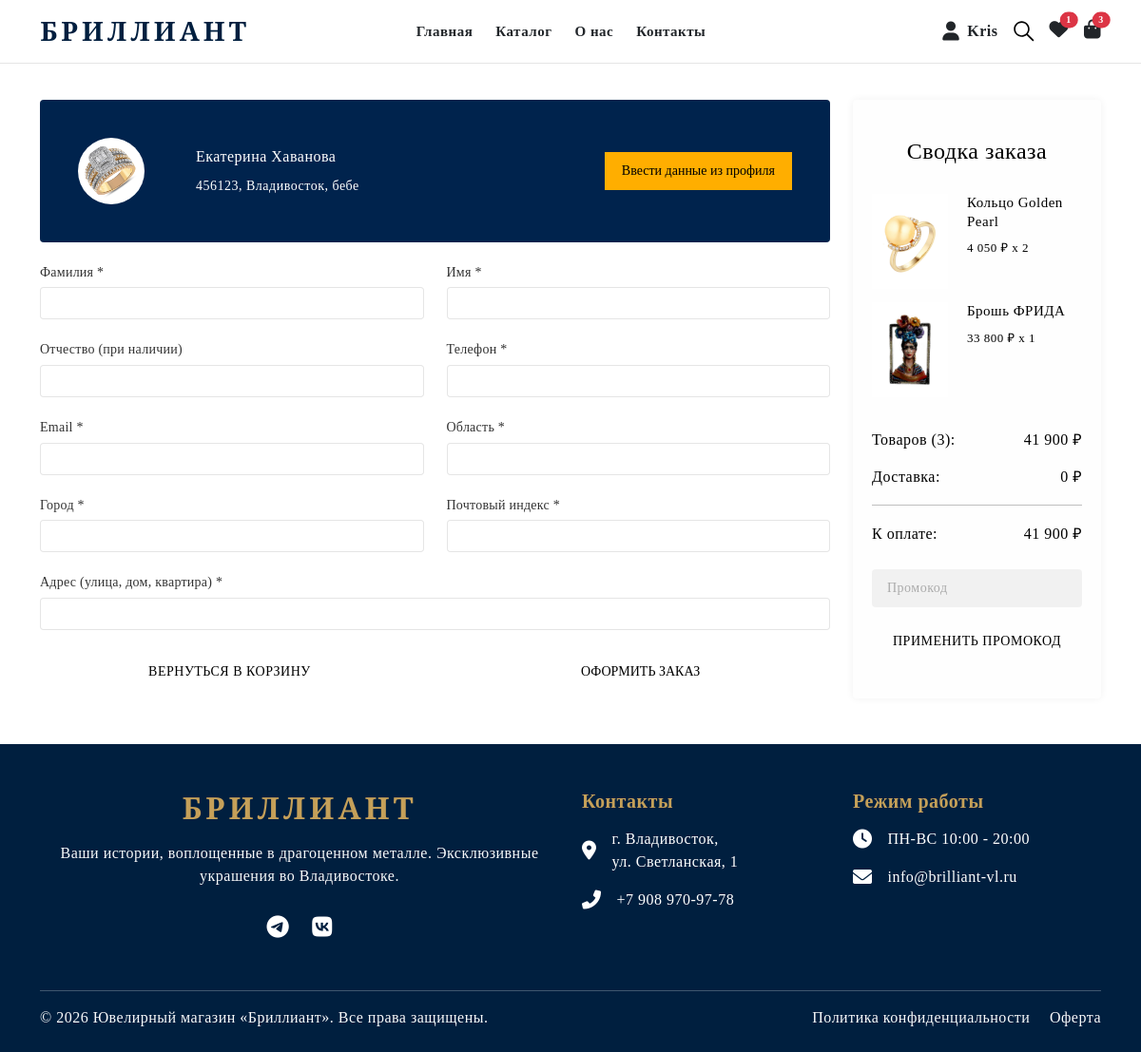
/checkout (signed in), run on an earlier commit of the app's database.
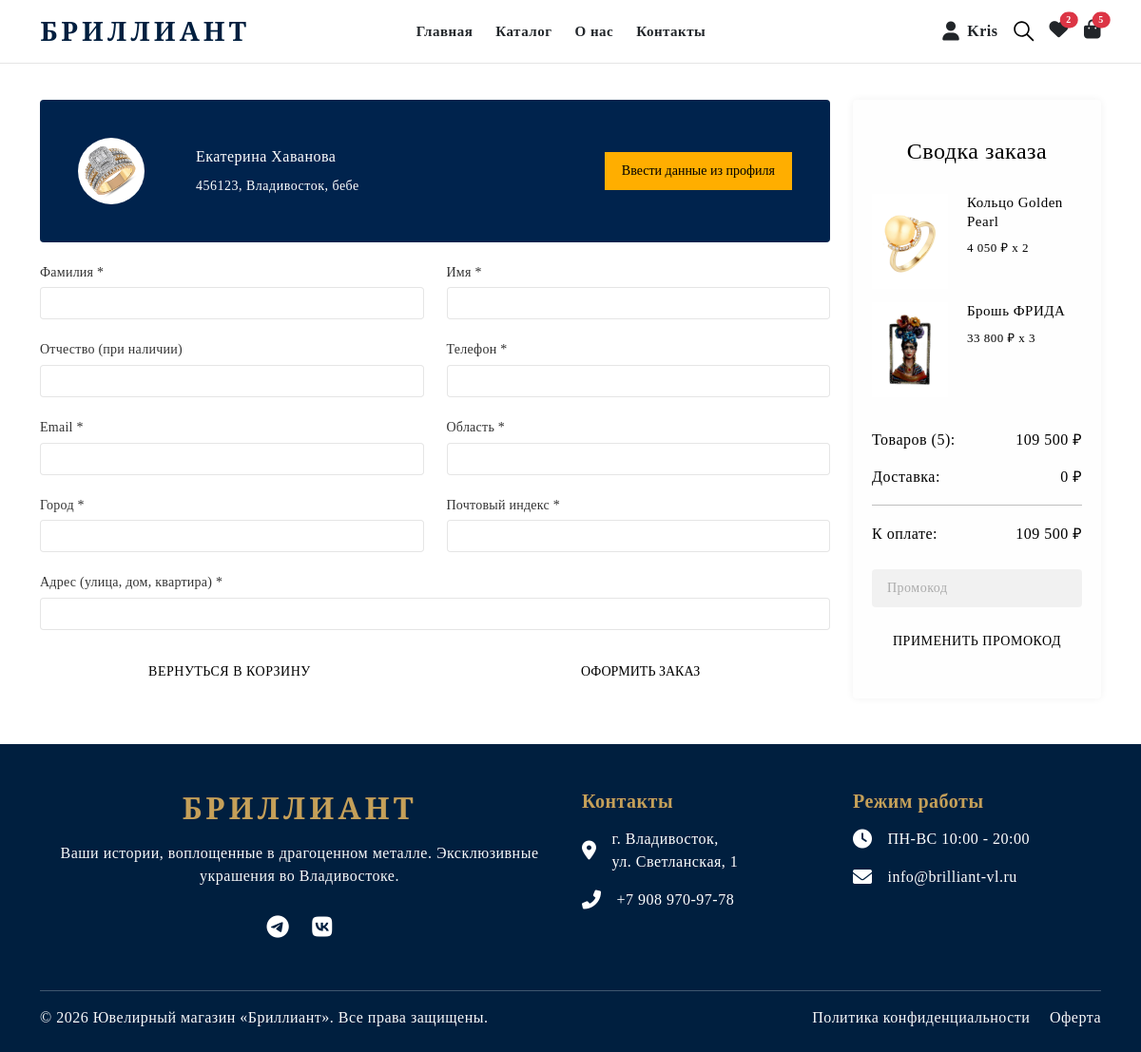
And on a later commit of the database.
### users/models.py (models this page shows, shortened)
class Cart(models.Model):
    user = models.OneToOneField(User, on_delete=models.CASCADE, verbose_name="Пользователь")
    created_at = models.DateTimeField(auto_now_add=True)
    @property
    def total_price(self):
        return sum(item.total_price for item in self.items.all())
    @property
    def total_items(self):
        return sum(item.quantity for item in self.items.all())

class CartItem(models.Model):
    cart = models.ForeignKey(Cart, related_name='items', on_delete=models.CASCADE)
    product = models.ForeignKey(Product, on_delete=models.CASCADE)
    quantity = models.PositiveIntegerField(default=1)
    @property
    def total_price(self):
        return self.product.price * self.quantity

### main/models.py (models this page shows, shortened)
class Product(models.Model):
    article = models.CharField('Артикул', max_length=50)
    title = models.CharField('Название', max_length=100)
    price = models.DecimalField('Цена', max_digits=10, decimal_places=2)
    description = models.TextField('Описание')
    image = models.ImageField(upload_to='products/', verbose_name="Фото")
    category = models.ForeignKey(Category, on_delete=models.SET_NULL, null=True, verbose_name="Категория")
    vendor = models.ForeignKey(Vendor, on_delete=models.SET_NULL, null=True, verbose_name="Бренд")
    metal = models.ForeignKey(Metal, on_delete=models.SET_NULL, null=True, verbose_name="Металл")
    color = models.ForeignKey(Color, on_delete=models.SET_NULL, null=True, verbose_name="Цвет")
    size = models.ForeignKey(Size, on_delete=models.SET_NULL, null=True, verbose_name="Размер")

### users/views.py (the view)
# urls.py: path('checkout', views.checkout, name='checkout'),
@login_required
def checkout(request):
    profile, created = Profile.objects.get_or_create(user=request.user)
    buy_now = request.session.get('buy_now')
    if buy_now:
        product = get_object_or_404(Product, id=buy_now['product_id'])
        quantity = buy_now['quantity']
        total_price = product.price * quantity
        context = {
            'profile': profile,
            'buy_now_mode': True,
            'buy_now_product': product,
            'buy_now_quantity': quantity,
            'buy_now_total_price': total_price,
            'cart': None,
        }
    else:
        cart, created = Cart.objects.get_or_create(user=request.user)
        context = {
            'profile': profile,
            'buy_now_mode': False,
            'cart': cart,
        }
    return render(request, 'checkout.html', context)

### users/context_processors.py (called while the page is built)
def global_counts(request):
    if request.user.is_authenticated:
        cart = Cart.objects.filter(user=request.user).first()
        return {
            'global_cart': cart,
            'global_wishlist_count': WishlistItem.objects.filter(user=request.user).count(),
        }
    return {
        'global_cart': None,
        'global_wishlist_count': 0,
    }

### main/templates/checkout.html (shortened to what the changed rows need)
{% extends 'base.html' %}
{% load humanize %}
{% load static %}
{% block content %}
    <div class="checkout-page mt-80">
        <div class="container">
            <div class="checkout-page-wrapper">
                <div class="row">
                    <div class="col-xl-9 col-lg-8 col-md-12 col-12">
                        <div class="checkout-user-area overflow-hidden d-flex align-items-center">
                            <div class="checkout-user-details d-flex align-items-center justify-content-between w-100">
                                <div class="checkout-user-info">
                                    <h2 class="checkout-user-name">
                                        {% if profile.first_name or profile.last_name %}
                                            {{ profile.first_name }} {{ profile.last_name }}
                                        {% else %}
                                            {{ user.username }}
                                        {% endif %}
                                    </h2>
                                </div>
                            </div>
                        </div>
                    </div>
                    <div class="col-xl-3 col-lg-4 col-md-12 col-12">
                        <div class="cart-total-area checkout-summary-area mt-5">
                            {% if buy_now_mode %}
                                <div class="minicart-item d-flex">
                                    <div class="mini-img-wrapper">
                                        <img class="mini-img" src="{{ buy_now_product.image.url }}" alt="{{ buy_now_product.title }}">
                                    </div>
                                    <div class="product-info">
                                        <h2 class="product-title">
                                            <a href="{% url 'product_detail' buy_now_product.id %}">{{ buy_now_product.title }}</a>
                                        </h2>
                                        <p class="product-vendor">
                                            {{ buy_now_product.price|floatformat:0|intcomma }} ₽ x {{ buy_now_quantity }}
                                        </p>
                                    </div>
                                </div>
                            {% else %}
                                {% for item in cart.items.all %}
                                <div class="minicart-item d-flex">
                                    <div class="mini-img-wrapper">
                                        <img class="mini-img" src="{{ item.product.image.url }}" alt="{{ item.product.title }}">
                                    </div>
                                    <div class="product-info">
                                        <h2 class="product-title">
                                            <a href="{% url 'product_detail' item.product.id %}">{{ item.product.title }}</a>
                                        </h2>
                                        <p class="product-vendor">
                                            {{ item.product.price|floatformat:0|intcomma }} ₽ x {{ item.quantity }}
                                        </p>
                                    </div>
                                </div>
                                {% empty %}
                                <div class="text-center py-3">
                                    <p>Ваша корзина пуста.</p>
                                </div>
                                {% endfor %}
                            {% endif %}
                            <div class="cart-total-box mt-4 bg-transparent p-0">
                                {% if buy_now_mode %}
                                    <div class="subtotal-item subtotal-box">
                                        <h4 class="subtotal-title">Товаров ({{ buy_now_quantity }}):</h4>
                                        <p class="subtotal-value">{{ buy_now_total_price|floatformat:0|intcomma }} ₽</p>
                                    </div>
                                    <div class="subtotal-item shipping-box">
                                        <h4 class="subtotal-title">Доставка:</h4>
                                        <p class="subtotal-value">0 ₽</p>
                                    </div>
                                    <hr />
                                    <div class="subtotal-item discount-box">
                                        <h4 class="subtotal-title">К оплате:</h4>
                                        <p class="subtotal-value">{{ buy_now_total_price|floatformat:0|intcomma }} ₽</p>
                                    </div>
                                {% else %}
                                    <div class="subtotal-item subtotal-box">
                                        <h4 class="subtotal-title">Товаров ({{ cart.total_items }}):</h4>
                                        <p class="subtotal-value">{{ cart.total_price|floatformat:0|intcomma }} ₽</p>
                                    </div>
                                    <div class="subtotal-item shipping-box">
                                        <h4 class="subtotal-title">Доставка:</h4>
                                        <p class="subtotal-value">0 ₽</p>
                                    </div>
                                    <hr />
                                    <div class="subtotal-item discount-box">
                                        <h4 class="subtotal-title">К оплате:</h4>
                                        <p class="subtotal-value">{{ cart.total_price|floatformat:0|intcomma }} ₽</p>
                                    </div>
                                {% endif %}
                            </div>
                        </div>
                    </div>
                </div>
            </div>
        </div>
    </div>
{% endblock %}

### main/templates/base.html (shortened to what the changed rows need)
{% load static %}
<!doctype html>
<html lang="ru" class="no-js" style="scroll-behavior: smooth;">
<head>
    <link rel="stylesheet" href="{% static 'css/vendor.css' %}">
    <link rel="stylesheet" href="{% static 'css/style.css' %}">
    <link rel="stylesheet" href="https://cdnjs.cloudflare.com/ajax/libs/font-awesome/6.0.0/css/all.min.css">
</head>
<body>
    <div class="body-wrapper">
        <header class="sticky-header border-btm-black header-1 bg-white">
            <div class="header-bottom py-3">
                <div class="container">
                    <div class="row align-items-center">
                        <div class="col-lg-3 col-md-4 col-4">
                            <div class="header-logo">
                                <a href="/" class="logo-main text-decoration-none">
                                    <h2 class="mb-0 fw-bold" style="font-family: 'Playfair Display', serif; color: #001f3f; letter-spacing: 4px; font-size: 28px;">БРИЛЛИАНТ</h2>
                                </a>
                            </div>
                        </div>
                        <div class="col-lg-3 col-md-8 col-8">
                            <div class="header-action d-flex align-items-center justify-content-end gap-3">
                                <a href="/wishlist" class="text-dark text-decoration-none position-relative">
                                    <i class="fas fa-heart fs-5"></i>
                                    <span class="wishlist-badge position-absolute top-0 start-100 translate-middle badge rounded-pill bg-danger" style="font-size: 10px;">
                                        {{ global_wishlist_count|default:0 }}
                                    </span>
                                </a>
                                <a href="/cart/" class="text-dark text-decoration-none position-relative">
                                    <i class="fas fa-shopping-bag fs-5"></i>
                                    <span class="cart-badge position-absolute top-0 start-100 translate-middle badge rounded-pill bg-danger" style="font-size: 10px;">
                                        {{ global_cart.total_items|default:0 }}
                                    </span>
                                </a>
                            </div>
                        </div>
                    </div>
                </div>
            </div>
        </header>
        <main id="MainContent" class="content-for-layout">
            {% block content %}{% endblock %}
        </main>
    </div>
</body>
</html>

What changed in the data, as far as the page shows it:
changed through a linked row, Cart: total_items "3" → "5"; total_price "41 900" → "109 500"
changed CartItem "Брошь ФРИДА": quantity "1" → "3"
Also different on the page:
{{ global_wishlist_count|default:0 }}: "1" → "2"
